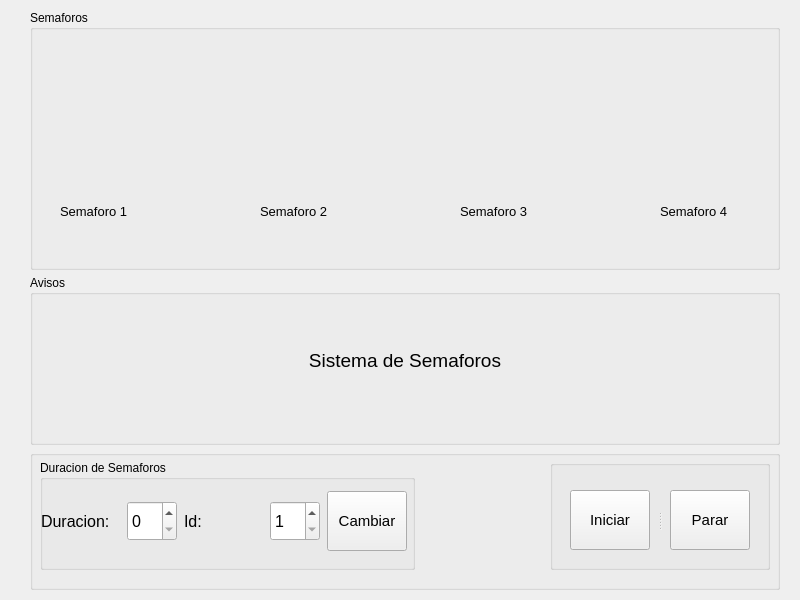
<?xml version="1.0" encoding="UTF-8"?>
<ui version="4.0">
 <class>widgSemaforo</class>
 <widget class="QWidget" name="widgSemaforo">
  <property name="geometry">
   <rect>
    <x>0</x>
    <y>0</y>
    <width>800</width>
    <height>600</height>
   </rect>
  </property>
  <property name="minimumSize">
   <size>
    <width>800</width>
    <height>600</height>
   </size>
  </property>
  <property name="maximumSize">
   <size>
    <width>800</width>
    <height>600</height>
   </size>
  </property>
  <property name="windowTitle">
   <string>Semaforos</string>
  </property>
  <widget class="QGroupBox" name="boxSemaforos">
   <property name="geometry">
    <rect>
     <x>30</x>
     <y>10</y>
     <width>750</width>
     <height>260</height>
    </rect>
   </property>
   <property name="minimumSize">
    <size>
     <width>750</width>
     <height>260</height>
    </size>
   </property>
   <property name="maximumSize">
    <size>
     <width>750</width>
     <height>260</height>
    </size>
   </property>
   <property name="title">
    <string>Semaforos</string>
   </property>
   <widget class="QWidget" name="layoutWidget">
    <property name="geometry">
     <rect>
      <x>30</x>
      <y>30</y>
      <width>82</width>
      <height>188</height>
     </rect>
    </property>
    <layout class="QVBoxLayout" name="verticalLayout">
     <item>
      <widget class="QLabel" name="labelSemaforo1">
       <property name="minimumSize">
        <size>
         <width>80</width>
         <height>150</height>
        </size>
       </property>
       <property name="maximumSize">
        <size>
         <width>80</width>
         <height>150</height>
        </size>
       </property>
       <property name="styleSheet">
        <string notr="true">border-image: url(:/imgSemaforo/SemaforoImages/traffic-light-157459_960_720 (1).png);</string>
       </property>
       <property name="text">
        <string/>
       </property>
      </widget>
     </item>
     <item>
      <widget class="QLabel" name="labelIdSemaforo1">
       <property name="minimumSize">
        <size>
         <width>75</width>
         <height>30</height>
        </size>
       </property>
       <property name="maximumSize">
        <size>
         <width>75</width>
         <height>30</height>
        </size>
       </property>
       <property name="font">
        <font>
         <pointsize>10</pointsize>
        </font>
       </property>
       <property name="text">
        <string>Semaforo 1</string>
       </property>
      </widget>
     </item>
    </layout>
   </widget>
   <widget class="QWidget" name="layoutWidget_2">
    <property name="geometry">
     <rect>
      <x>230</x>
      <y>30</y>
      <width>82</width>
      <height>188</height>
     </rect>
    </property>
    <layout class="QVBoxLayout" name="verticalLayout_2">
     <item>
      <widget class="QLabel" name="labelSemaforo2">
       <property name="minimumSize">
        <size>
         <width>80</width>
         <height>150</height>
        </size>
       </property>
       <property name="maximumSize">
        <size>
         <width>80</width>
         <height>150</height>
        </size>
       </property>
       <property name="styleSheet">
        <string notr="true">border-image: url(:/imgSemaforo/SemaforoImages/traffic-light-157459_960_720 (1).png);</string>
       </property>
       <property name="text">
        <string/>
       </property>
      </widget>
     </item>
     <item>
      <widget class="QLabel" name="labelIdSemaforo2">
       <property name="minimumSize">
        <size>
         <width>75</width>
         <height>30</height>
        </size>
       </property>
       <property name="maximumSize">
        <size>
         <width>75</width>
         <height>30</height>
        </size>
       </property>
       <property name="font">
        <font>
         <pointsize>10</pointsize>
        </font>
       </property>
       <property name="text">
        <string>Semaforo 2</string>
       </property>
      </widget>
     </item>
    </layout>
   </widget>
   <widget class="QWidget" name="layoutWidget_3">
    <property name="geometry">
     <rect>
      <x>430</x>
      <y>30</y>
      <width>82</width>
      <height>188</height>
     </rect>
    </property>
    <layout class="QVBoxLayout" name="verticalLayout_3">
     <item>
      <widget class="QLabel" name="labelSemaforo3">
       <property name="minimumSize">
        <size>
         <width>80</width>
         <height>150</height>
        </size>
       </property>
       <property name="maximumSize">
        <size>
         <width>80</width>
         <height>150</height>
        </size>
       </property>
       <property name="styleSheet">
        <string notr="true">border-image: url(:/imgSemaforo/SemaforoImages/traffic-light-157459_960_720 (1).png);</string>
       </property>
       <property name="text">
        <string/>
       </property>
      </widget>
     </item>
     <item>
      <widget class="QLabel" name="labelIdSemaforo3">
       <property name="minimumSize">
        <size>
         <width>75</width>
         <height>30</height>
        </size>
       </property>
       <property name="maximumSize">
        <size>
         <width>75</width>
         <height>30</height>
        </size>
       </property>
       <property name="font">
        <font>
         <pointsize>10</pointsize>
        </font>
       </property>
       <property name="text">
        <string>Semaforo 3</string>
       </property>
      </widget>
     </item>
    </layout>
   </widget>
   <widget class="QWidget" name="layoutWidget_4">
    <property name="geometry">
     <rect>
      <x>630</x>
      <y>30</y>
      <width>82</width>
      <height>188</height>
     </rect>
    </property>
    <layout class="QVBoxLayout" name="verticalLayout_4">
     <item>
      <widget class="QLabel" name="labelSemaforo4">
       <property name="minimumSize">
        <size>
         <width>80</width>
         <height>150</height>
        </size>
       </property>
       <property name="maximumSize">
        <size>
         <width>80</width>
         <height>150</height>
        </size>
       </property>
       <property name="styleSheet">
        <string notr="true">border-image: url(:/imgSemaforo/SemaforoImages/traffic-light-157459_960_720 (1).png);</string>
       </property>
       <property name="text">
        <string/>
       </property>
      </widget>
     </item>
     <item>
      <widget class="QLabel" name="labelIdSemaforo4">
       <property name="minimumSize">
        <size>
         <width>75</width>
         <height>30</height>
        </size>
       </property>
       <property name="maximumSize">
        <size>
         <width>75</width>
         <height>30</height>
        </size>
       </property>
       <property name="font">
        <font>
         <pointsize>10</pointsize>
        </font>
       </property>
       <property name="text">
        <string>Semaforo 4</string>
       </property>
      </widget>
     </item>
    </layout>
   </widget>
  </widget>
  <widget class="QGroupBox" name="boxAcciones">
   <property name="geometry">
    <rect>
     <x>30</x>
     <y>450</y>
     <width>750</width>
     <height>140</height>
    </rect>
   </property>
   <property name="minimumSize">
    <size>
     <width>750</width>
     <height>140</height>
    </size>
   </property>
   <property name="maximumSize">
    <size>
     <width>750</width>
     <height>140</height>
    </size>
   </property>
   <property name="title">
    <string/>
   </property>
   <widget class="QGroupBox" name="boxDuracion">
    <property name="geometry">
     <rect>
      <x>10</x>
      <y>10</y>
      <width>375</width>
      <height>110</height>
     </rect>
    </property>
    <property name="minimumSize">
     <size>
      <width>375</width>
      <height>110</height>
     </size>
    </property>
    <property name="maximumSize">
     <size>
      <width>375</width>
      <height>110</height>
     </size>
    </property>
    <property name="title">
     <string>Duracion de Semaforos</string>
    </property>
    <widget class="QWidget" name="layoutWidget_5">
     <property name="geometry">
      <rect>
       <x>0</x>
       <y>30</y>
       <width>370</width>
       <height>62</height>
      </rect>
     </property>
     <layout class="QHBoxLayout" name="horizontalLayout_3">
      <item>
       <layout class="QHBoxLayout" name="horizontalLayout">
        <item>
         <widget class="QLabel" name="labelDuracion">
          <property name="minimumSize">
           <size>
            <width>80</width>
            <height>40</height>
           </size>
          </property>
          <property name="maximumSize">
           <size>
            <width>80</width>
            <height>40</height>
           </size>
          </property>
          <property name="font">
           <font>
            <pointsize>12</pointsize>
           </font>
          </property>
          <property name="text">
           <string>Duracion:</string>
          </property>
         </widget>
        </item>
        <item>
         <widget class="QSpinBox" name="spinBoxDuracion">
          <property name="minimumSize">
           <size>
            <width>50</width>
            <height>40</height>
           </size>
          </property>
          <property name="maximumSize">
           <size>
            <width>50</width>
            <height>40</height>
           </size>
          </property>
          <property name="font">
           <font>
            <pointsize>12</pointsize>
           </font>
          </property>
         </widget>
        </item>
       </layout>
      </item>
      <item>
       <layout class="QHBoxLayout" name="horizontalLayout_2">
        <item>
         <widget class="QLabel" name="labelId">
          <property name="minimumSize">
           <size>
            <width>80</width>
            <height>40</height>
           </size>
          </property>
          <property name="maximumSize">
           <size>
            <width>80</width>
            <height>40</height>
           </size>
          </property>
          <property name="font">
           <font>
            <pointsize>12</pointsize>
           </font>
          </property>
          <property name="text">
           <string>Id:</string>
          </property>
         </widget>
        </item>
        <item>
         <widget class="QSpinBox" name="spinBoxId">
          <property name="minimumSize">
           <size>
            <width>50</width>
            <height>40</height>
           </size>
          </property>
          <property name="maximumSize">
           <size>
            <width>50</width>
            <height>40</height>
           </size>
          </property>
          <property name="font">
           <font>
            <pointsize>12</pointsize>
           </font>
          </property>
          <property name="minimum">
           <number>1</number>
          </property>
          <property name="maximum">
           <number>4</number>
          </property>
         </widget>
        </item>
       </layout>
      </item>
      <item>
       <widget class="QPushButton" name="btnCambiar">
        <property name="minimumSize">
         <size>
          <width>80</width>
          <height>60</height>
         </size>
        </property>
        <property name="maximumSize">
         <size>
          <width>80</width>
          <height>60</height>
         </size>
        </property>
        <property name="font">
         <font>
          <pointsize>11</pointsize>
         </font>
        </property>
        <property name="text">
         <string>Cambiar</string>
        </property>
       </widget>
      </item>
     </layout>
    </widget>
   </widget>
   <widget class="QGroupBox" name="boxIniciarParar">
    <property name="geometry">
     <rect>
      <x>520</x>
      <y>10</y>
      <width>220</width>
      <height>110</height>
     </rect>
    </property>
    <property name="minimumSize">
     <size>
      <width>220</width>
      <height>110</height>
     </size>
    </property>
    <property name="maximumSize">
     <size>
      <width>220</width>
      <height>110</height>
     </size>
    </property>
    <property name="title">
     <string/>
    </property>
    <widget class="QSplitter" name="splitter">
     <property name="geometry">
      <rect>
       <x>20</x>
       <y>30</y>
       <width>180</width>
       <height>60</height>
      </rect>
     </property>
     <property name="orientation">
      <enum>Qt::Horizontal</enum>
     </property>
     <property name="handleWidth">
      <number>20</number>
     </property>
     <widget class="QPushButton" name="btnIniciar">
      <property name="minimumSize">
       <size>
        <width>80</width>
        <height>60</height>
       </size>
      </property>
      <property name="maximumSize">
       <size>
        <width>80</width>
        <height>60</height>
       </size>
      </property>
      <property name="font">
       <font>
        <pointsize>11</pointsize>
        <weight>50</weight>
        <bold>false</bold>
       </font>
      </property>
      <property name="text">
       <string>Iniciar</string>
      </property>
     </widget>
     <widget class="QPushButton" name="btnParar">
      <property name="minimumSize">
       <size>
        <width>80</width>
        <height>60</height>
       </size>
      </property>
      <property name="maximumSize">
       <size>
        <width>80</width>
        <height>60</height>
       </size>
      </property>
      <property name="font">
       <font>
        <pointsize>11</pointsize>
        <weight>50</weight>
        <bold>false</bold>
       </font>
      </property>
      <property name="text">
       <string>Parar</string>
      </property>
     </widget>
    </widget>
   </widget>
  </widget>
  <widget class="QGroupBox" name="boxMensajes">
   <property name="geometry">
    <rect>
     <x>30</x>
     <y>275</y>
     <width>750</width>
     <height>170</height>
    </rect>
   </property>
   <property name="minimumSize">
    <size>
     <width>750</width>
     <height>170</height>
    </size>
   </property>
   <property name="maximumSize">
    <size>
     <width>750</width>
     <height>170</height>
    </size>
   </property>
   <property name="title">
    <string>Avisos</string>
   </property>
   <widget class="QLabel" name="labelMensajes">
    <property name="geometry">
     <rect>
      <x>0</x>
      <y>40</y>
      <width>750</width>
      <height>90</height>
     </rect>
    </property>
    <property name="minimumSize">
     <size>
      <width>750</width>
      <height>90</height>
     </size>
    </property>
    <property name="maximumSize">
     <size>
      <width>750</width>
      <height>90</height>
     </size>
    </property>
    <property name="font">
     <font>
      <pointsize>14</pointsize>
     </font>
    </property>
    <property name="styleSheet">
     <string notr="true"/>
    </property>
    <property name="text">
     <string>Sistema de Semaforos</string>
    </property>
    <property name="alignment">
     <set>Qt::AlignCenter</set>
    </property>
   </widget>
  </widget>
 </widget>
 <resources>
  <include location="imagenes.qrc"/>
 </resources>
 <connections/>
</ui>
